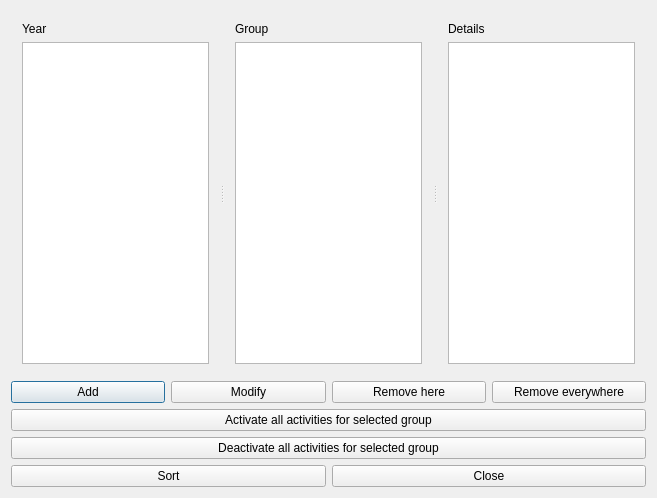
<?xml version="1.0" encoding="UTF-8"?>
<ui version="4.0">
 <class>GroupsForm_template</class>
 <widget class="QDialog" name="GroupsForm_template">
  <property name="geometry">
   <rect>
    <x>0</x>
    <y>0</y>
    <width>657</width>
    <height>498</height>
   </rect>
  </property>
  <property name="windowTitle">
   <string extracomment="The title of the form which lists the students groups">FET - groups of students</string>
  </property>
  <layout class="QGridLayout" name="gridLayout">
   <item row="0" column="0">
    <widget class="QSplitter" name="splitter">
     <property name="sizePolicy">
      <sizepolicy hsizetype="Expanding" vsizetype="Expanding">
       <horstretch>0</horstretch>
       <verstretch>0</verstretch>
      </sizepolicy>
     </property>
     <property name="orientation">
      <enum>Qt::Horizontal</enum>
     </property>
     <widget class="QWidget" name="layoutWidget">
      <layout class="QVBoxLayout" name="verticalLayout">
       <item>
        <widget class="QLabel" name="yearTextLabel">
         <property name="text">
          <string>Year</string>
         </property>
         <property name="wordWrap">
          <bool>false</bool>
         </property>
        </widget>
       </item>
       <item>
        <widget class="QListWidget" name="yearsListWidget"/>
       </item>
      </layout>
     </widget>
     <widget class="QWidget" name="layoutWidget2">
      <layout class="QVBoxLayout" name="verticalLayout_2">
       <item>
        <widget class="QLabel" name="groupsTextLabel">
         <property name="text">
          <string>Group</string>
         </property>
         <property name="wordWrap">
          <bool>false</bool>
         </property>
        </widget>
       </item>
       <item>
        <widget class="QListWidget" name="groupsListWidget"/>
       </item>
      </layout>
     </widget>
     <widget class="QWidget" name="layoutWidget3">
      <layout class="QVBoxLayout" name="verticalLayout_3">
       <item>
        <widget class="QLabel" name="groupTextLabel">
         <property name="text">
          <string>Details</string>
         </property>
         <property name="wordWrap">
          <bool>false</bool>
         </property>
        </widget>
       </item>
       <item>
        <widget class="QPlainTextEdit" name="groupTextEdit"/>
       </item>
      </layout>
     </widget>
    </widget>
   </item>
   <item row="1" column="0">
    <layout class="QHBoxLayout" name="horizontalLayout_2">
     <item>
      <widget class="QPushButton" name="addGroupPushButton">
       <property name="text">
        <string>Add</string>
       </property>
      </widget>
     </item>
     <item>
      <widget class="QPushButton" name="modifyGroupPushButton">
       <property name="text">
        <string>Modify</string>
       </property>
      </widget>
     </item>
     <item>
      <widget class="QPushButton" name="removeGroupPushButton">
       <property name="text">
        <string comment="It means &quot;Remove from here&quot; (but I want to keep the field shorter), remove the group only from the current year. Please keep the translation short.">Remove here</string>
       </property>
      </widget>
     </item>
     <item>
      <widget class="QPushButton" name="purgeGroupPushButton">
       <property name="text">
        <string comment="It means &quot;Remove from everywhere&quot; (but I want to keep the field shorter), remove the group from all the years in which it appears. Please keep the translation short.">Remove everywhere</string>
       </property>
      </widget>
     </item>
    </layout>
   </item>
   <item row="2" column="0">
    <widget class="QPushButton" name="activateStudentsPushButton">
     <property name="text">
      <string>Activate all activities for selected group</string>
     </property>
    </widget>
   </item>
   <item row="3" column="0">
    <widget class="QPushButton" name="deactivateStudentsPushButton">
     <property name="text">
      <string>Deactivate all activities for selected group</string>
     </property>
    </widget>
   </item>
   <item row="4" column="0">
    <layout class="QHBoxLayout" name="horizontalLayout">
     <item>
      <widget class="QPushButton" name="sortGroupsPushButton">
       <property name="text">
        <string>Sort</string>
       </property>
      </widget>
     </item>
     <item>
      <widget class="QPushButton" name="closePushButton">
       <property name="text">
        <string>Close</string>
       </property>
      </widget>
     </item>
    </layout>
   </item>
  </layout>
 </widget>
 <layoutdefault spacing="6" margin="11"/>
 <resources/>
 <connections/>
</ui>
